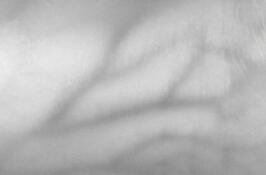
%> input picture picture/vein.jpg, 266 x 175 px
$ octave histEQ.m   (GNU Octave 9; MATLAB toolbox functions it lacks are replaced by stand-ins)
%> lines starting %> are read from the running program, lines starting %| are printed output that depends on the picture; long printed decimals are rounded
clc;
IMG_gray=imread('../picture/vein.jpg');
%> IMG_gray is the input picture: size 175x266x3 uint8; mean R, G, B 185.7, 185.7, 185.7
IMG_gray=uint8(IMG_gray);
 IMG_gray = rgb2gray(IMG_gray);
%> IMG_gray: size 175x266 uint8
h = size(IMG_gray,1);
%> h = 175
w = size(IMG_gray,2);
%> w = 266
subplot(121);imshow(IMG_gray);
a = fix(float2int_func(h,w));
%| a:182.549
%| b:0.005478
%| Index : 32
%| m:23527747
%| num(32):0.005478
%> a = 182
numpixel = zeros(1,256);
for i =1:h
    for j=1:w
        numpixel(IMG_gray(i,j)+ 1) = numpixel(IMG_gray(i,j)+ 1) + 1;
    end
end
%> after the loop, numpixel = 256 values, max 961 at index 188, min 0 at index 1, mean 181.8

cumpixel = zeros(1,256);
for i = 1:256
   if i==1
       cumpixel(i) = numpixel(i);
   else
        cumpixel(i) =  cumpixel(i-1) + numpixel(i);
   end
end
%> after the loop, cumpixel = 256 values from 0 to 46550

IMG_EQ = zeros(h,w);
for i =1:h
    for j=1:w
        IMG_EQ(i,j) = cumpixel(IMG_gray(i,j)+ 1) /a;
    end
end
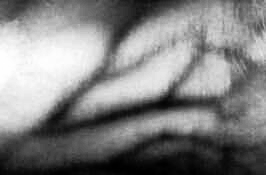
%> IMG_EQ: size 175x266 double; min 0.011, max 255.8, mean 129.6; drawn with min black and max white
IMG_EQ = uint8(IMG_EQ);
%> IMG_EQ: size 175x266 uint8
subplot(122);imshow(IMG_EQ);


numpixel2 = zeros(1,256);
for i =1:h
    for j=1:w
        numpixel2(IMG_EQ(i,j)+ 1) = numpixel2(IMG_EQ(i,j)+ 1) + 1;
    end
end
%> after the loop, numpixel2 = 256 values, max 961 at index 136, min 0 at index 14, mean 181.8
cumpixel2 = zeros(1,256);
for i = 1:256
   if i==1
       cumpixel2(i) = numpixel2(i);
   else
        cumpixel2(i) =  cumpixel2(i-1) + numpixel2(i);
   end
end
%> after the loop, cumpixel2 = 256 values from 85 to 46550
figure;
subplot(221);bar(cumpixel);title("原图灰度级数累积")
subplot(222);bar(cumpixel2);title("拉伸后灰度级数累积")
subplot(223);imhist(IMG_gray);title("原图")
subplot(224);imhist(IMG_EQ);title("拉伸后")
%> after `title("拉伸后")`:
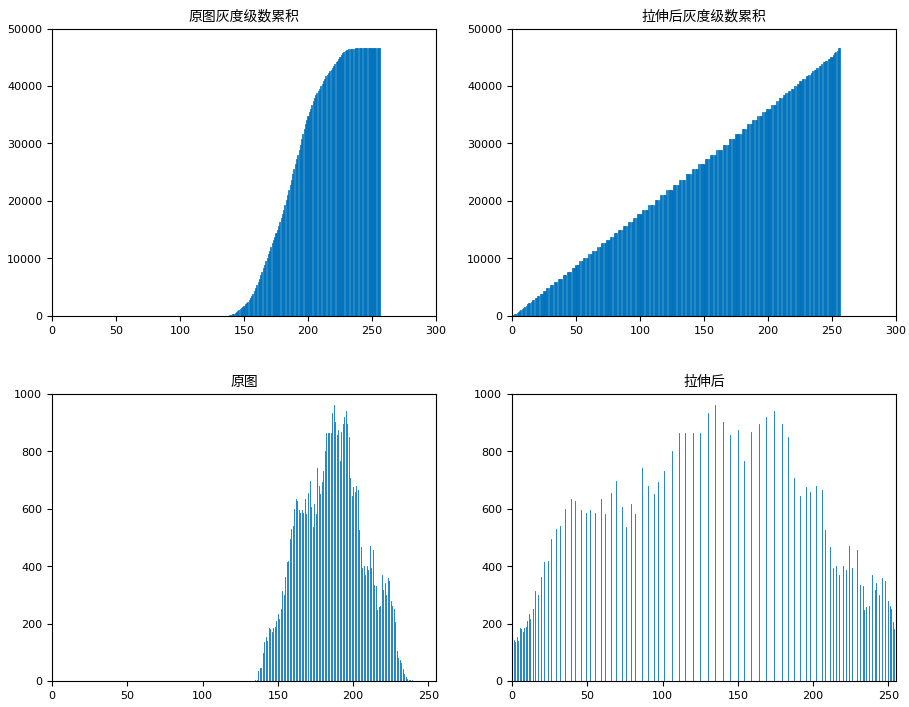
%> figure redrawn from the program's plot data, 4 panels; panel 1: tallest bar 46550 high, from x = 239.6 to 240.4; panel 2: tallest bar 46550 high, from x = 254.6 to 255.4; panel 3: highest point at x = 187, y = 961; panel 4: highest point at x = 135, y = 961
function a= float2int_func(h,w)
a = (h*w)/255;
fprintf("a:%.20f\r\n",a);
b = 1/a;
fprintf("b:%.20f\r\n",b);
 num = [];
for l=1:32
    m =  (2^l) / a ;
    m = floor(m);
    c = m / (2^l);
    num(l) = c;
end
d = abs(num -b);
[~,Index] = min(d);
fprintf("Index : %d \n", Index);
 m = (2^Index) / a;
 m = floor(m);
 fprintf("m:%.d\r\n",m);
 fprintf("num(%d):%.20f\r\n",Index,num(Index));
end
